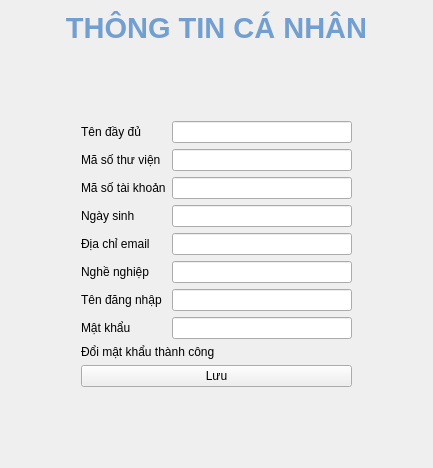
      <widget class="QWidget" name="infoPage">
       <layout class="QGridLayout" name="gridLayout_7">
        <item row="1" column="1">
         <spacer name="verticalSpacer_9">
          <property name="orientation">
           <enum>Qt::Vertical</enum>
          </property>
          <property name="sizeHint" stdset="0">
           <size>
            <width>20</width>
            <height>40</height>
           </size>
          </property>
         </spacer>
        </item>
        <item row="0" column="1">
         <widget class="QLabel" name="label_13">
          <property name="text">
           <string>&lt;html&gt;&lt;head/&gt;&lt;body&gt;&lt;p align=&quot;center&quot;&gt;&lt;span style=&quot; font-size:22pt; font-weight:600; color:#729fcf;&quot;&gt;THÔNG TIN CÁ NHÂN&lt;/span&gt;&lt;/p&gt;&lt;/body&gt;&lt;/html&gt;</string>
          </property>
         </widget>
        </item>
        <item row="2" column="1">
         <widget class="QWidget" name="info_Form" native="true">
          <layout class="QVBoxLayout" name="verticalLayout_4">
           <property name="leftMargin">
            <number>30</number>
           </property>
           <property name="topMargin">
            <number>30</number>
           </property>
           <property name="rightMargin">
            <number>30</number>
           </property>
           <property name="bottomMargin">
            <number>30</number>
           </property>
           <item>
            <layout class="QHBoxLayout" name="horizontalLayout_77">
             <item>
              <widget class="QLabel" name="label_86">
               <property name="text">
                <string>Tên đầy đủ</string>
               </property>
              </widget>
             </item>
             <item>
              <widget class="QLineEdit" name="info_nameLine">
               <property name="minimumSize">
                <size>
                 <width>180</width>
                 <height>0</height>
                </size>
               </property>
               <property name="maximumSize">
                <size>
                 <width>180</width>
                 <height>16777215</height>
                </size>
               </property>
              </widget>
             </item>
            </layout>
           </item>
           <item>
            <layout class="QHBoxLayout" name="horizontalLayout_79">
             <item>
              <widget class="QLabel" name="label_88">
               <property name="text">
                <string>Mã số thư viện</string>
               </property>
              </widget>
             </item>
             <item>
              <widget class="QLineEdit" name="info_libLine">
               <property name="minimumSize">
                <size>
                 <width>180</width>
                 <height>0</height>
                </size>
               </property>
               <property name="maximumSize">
                <size>
                 <width>180</width>
                 <height>16777215</height>
                </size>
               </property>
              </widget>
             </item>
            </layout>
           </item>
           <item>
            <layout class="QHBoxLayout" name="horizontalLayout_78">
             <item>
              <widget class="QLabel" name="label_87">
               <property name="text">
                <string>Mã số tài khoản</string>
               </property>
              </widget>
             </item>
             <item>
              <widget class="QLineEdit" name="info_accIDLine">
               <property name="minimumSize">
                <size>
                 <width>180</width>
                 <height>0</height>
                </size>
               </property>
               <property name="maximumSize">
                <size>
                 <width>180</width>
                 <height>16777215</height>
                </size>
               </property>
              </widget>
             </item>
            </layout>
           </item>
           <item>
            <layout class="QHBoxLayout" name="horizontalLayout_82">
             <item>
              <widget class="QLabel" name="label_91">
               <property name="text">
                <string>Ngày sinh</string>
               </property>
              </widget>
             </item>
             <item>
              <widget class="QLineEdit" name="info_dobLine">
               <property name="minimumSize">
                <size>
                 <width>180</width>
                 <height>0</height>
                </size>
               </property>
               <property name="maximumSize">
                <size>
                 <width>180</width>
                 <height>16777215</height>
                </size>
               </property>
              </widget>
             </item>
            </layout>
           </item>
           <item>
            <layout class="QHBoxLayout" name="horizontalLayout_83">
             <item>
              <widget class="QLabel" name="label_92">
               <property name="text">
                <string>Địa chỉ email</string>
               </property>
              </widget>
             </item>
             <item>
              <widget class="QLineEdit" name="info_emailLine">
               <property name="minimumSize">
                <size>
                 <width>180</width>
                 <height>0</height>
                </size>
               </property>
               <property name="maximumSize">
                <size>
                 <width>180</width>
                 <height>16777215</height>
                </size>
               </property>
              </widget>
             </item>
            </layout>
           </item>
           <item>
            <layout class="QHBoxLayout" name="horizontalLayout_84">
             <item>
              <widget class="QLabel" name="label_93">
               <property name="text">
                <string>Nghề nghiệp</string>
               </property>
              </widget>
             </item>
             <item>
              <widget class="QLineEdit" name="info_jobLine">
               <property name="minimumSize">
                <size>
                 <width>180</width>
                 <height>0</height>
                </size>
               </property>
               <property name="maximumSize">
                <size>
                 <width>180</width>
                 <height>16777215</height>
                </size>
               </property>
              </widget>
             </item>
            </layout>
           </item>
           <item>
            <layout class="QHBoxLayout" name="horizontalLayout_80">
             <item>
              <widget class="QLabel" name="label_89">
               <property name="text">
                <string>Tên đăng nhập</string>
               </property>
              </widget>
             </item>
             <item>
              <widget class="QLineEdit" name="info_usnLine">
               <property name="minimumSize">
                <size>
                 <width>180</width>
                 <height>0</height>
                </size>
               </property>
               <property name="maximumSize">
                <size>
                 <width>180</width>
                 <height>16777215</height>
                </size>
               </property>
              </widget>
             </item>
            </layout>
           </item>
           <item>
            <layout class="QHBoxLayout" name="horizontalLayout_81">
             <item>
              <widget class="QLabel" name="label_90">
               <property name="text">
                <string>Mật khẩu</string>
               </property>
              </widget>
             </item>
             <item>
              <widget class="QLineEdit" name="info_pwLine">
               <property name="minimumSize">
                <size>
                 <width>180</width>
                 <height>0</height>
                </size>
               </property>
               <property name="maximumSize">
                <size>
                 <width>180</width>
                 <height>16777215</height>
                </size>
               </property>
               <property name="echoMode">
                <enum>QLineEdit::Password</enum>
               </property>
              </widget>
             </item>
            </layout>
           </item>
           <item>
            <widget class="QLabel" name="info_label">
             <property name="text">
              <string>Đổi mật khẩu thành công</string>
             </property>
            </widget>
           </item>
           <item>
            <widget class="QPushButton" name="info_saveButton">
             <property name="text">
              <string>Lưu</string>
             </property>
            </widget>
           </item>
          </layout>
         </widget>
        </item>
        <item row="3" column="1">
         <spacer name="verticalSpacer_2">
          <property name="orientation">
           <enum>Qt::Vertical</enum>
          </property>
          <property name="sizeHint" stdset="0">
           <size>
            <width>20</width>
            <height>40</height>
           </size>
          </property>
         </spacer>
        </item>
        <item row="2" column="0">
         <spacer name="horizontalSpacer_10">
          <property name="orientation">
           <enum>Qt::Horizontal</enum>
          </property>
          <property name="sizeHint" stdset="0">
           <size>
            <width>40</width>
            <height>20</height>
           </size>
          </property>
         </spacer>
        </item>
        <item row="2" column="2">
         <spacer name="horizontalSpacer_11">
          <property name="orientation">
           <enum>Qt::Horizontal</enum>
          </property>
          <property name="sizeHint" stdset="0">
           <size>
            <width>40</width>
            <height>20</height>
           </size>
          </property>
         </spacer>
        </item>
       </layout>
      </widget>
